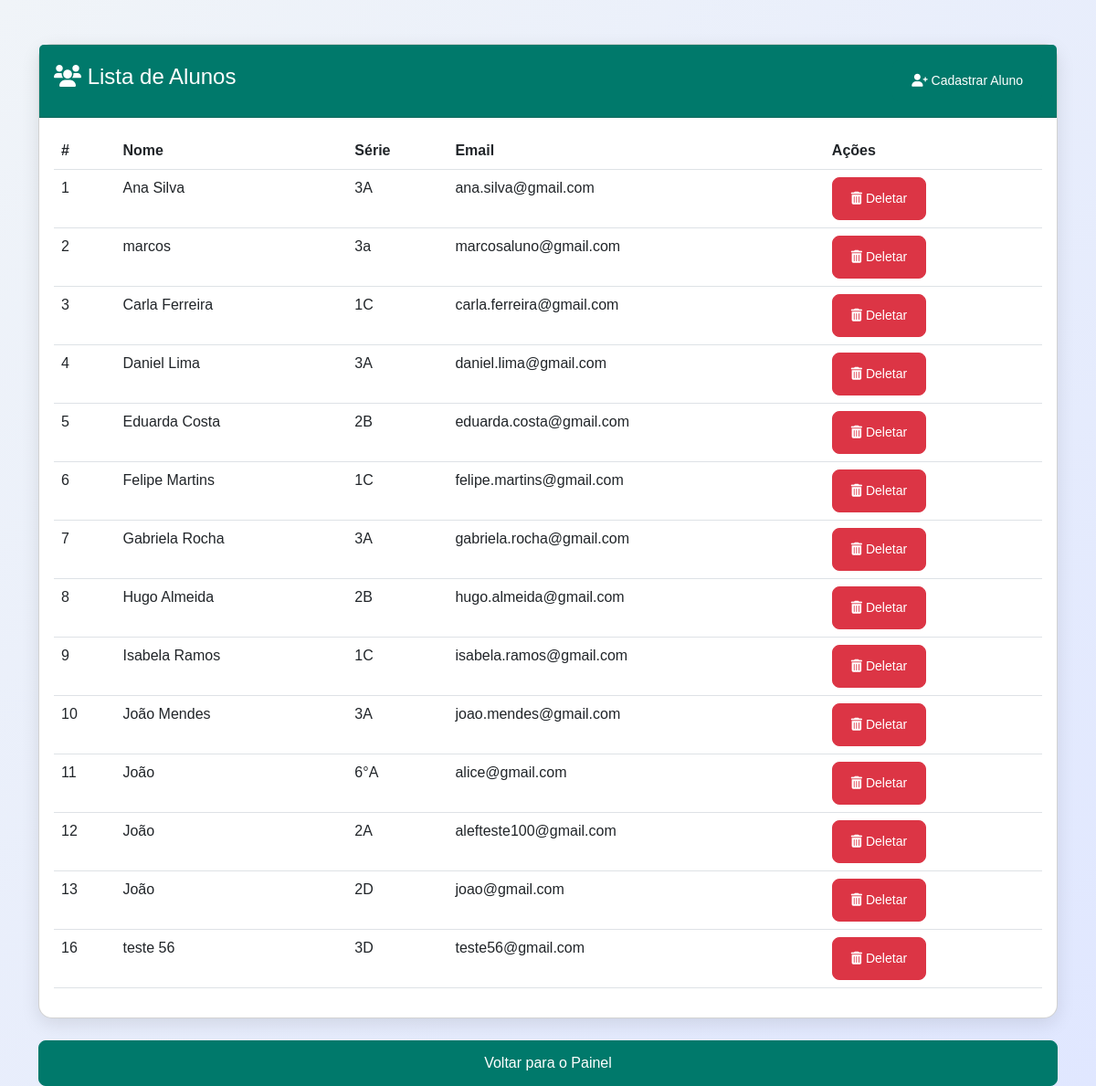
/frontend/lista_alunos.php (signed in), run on the app's committed database.
### tables this page shows
CREATE TABLE `alunos` (
  `id` int(11) NOT NULL,
  `nome` varchar(255) NOT NULL,
  `serie` varchar(50) NOT NULL,
  `email` varchar(255) NOT NULL,
  `senha` varchar(255) NOT NULL,
  `professor_id` int(11) DEFAULT NULL
);

### frontend/lista_alunos.php (the view, shortened to what this page needs)
<!DOCTYPE html>
<html lang="pt">
<head>
    <link href="https://cdn.jsdelivr.net/npm/bootstrap@5.3.0/dist/css/bootstrap.min.css" rel="stylesheet">
    <link href="https://cdnjs.cloudflare.com/ajax/libs/font-awesome/6.0.0-beta3/css/all.min.css" rel="stylesheet">
    <link rel="stylesheet" href="./assets/css/lista_alunos.css">
</head>
<body>
    <div class="container mt-5">
        <div class="card">
            <div class="card-header">
                <div class="d-flex justify-content-between align-items-center">
                    <h4><i class="fas fa-users"></i> Lista de Alunos</h4>
                    <a href="cadastro_aluno.php" class="btn btn-primary btn-sm">
                        <i class="fas fa-user-plus"></i> Cadastrar Aluno
                    </a>
                </div>
            </div>
            <div class="card-body">
                <?php
                require '../includes/conn.php';
                $sql = "SELECT id, nome, serie, email FROM alunos";
                $result = $conn->query($sql);
                if ($result->num_rows > 0) {
                    echo "<table class='table table-hover'>
                            <thead>
                                <tr>
                                    <th>#</th>
                                    <th>Nome</th>
                                    <th>Série</th>
                                    <th>Email</th>
                                    <th>Ações</th>
                                </tr>
                            </thead>
                            <tbody>";
                    while ($row = $result->fetch_assoc()) {
                        echo "<tr>
                                <td>" . $row['id'] . "</td>
                                <td>" . $row['nome'] . "</td>
                                <td>" . $row['serie'] . "</td>
                                <td>" . $row['email'] . "</td>
                                <td>
                                    <a href='?deletar=" . $row['id'] . "' class='btn btn-danger btn-sm'>
                                        <i class='fas fa-trash-alt'></i> Deletar
                                    </a>
                                </td>
                            </tr>";
                    }
                    echo "</tbody></table>";
                } else {
                    echo "<p>Nenhum aluno cadastrado.</p>";
                }
                ?>
            </div>
        </div>
        <br>
                <a href="dashboard.php" class="btn btn-primary w-100" id="voltaDashboardId">Voltar para o Painel</a>
                <br>
    </div>
</body>
</html>

### frontend/assets/css/lista_alunos.css (style rules this page uses)
body { background: linear-gradient(135deg, #f0f4f8, #e0e7ff); font-family: 'Arial', sans-serif; color: #212121; }
.container { margin-top: 40px; }
.card { border-radius: 15px; box-shadow: 0px 6px 20px rgba(0, 0, 0, 0.1); }
.card-header { background-color: #00796b; color: white; border-radius: 15px 15px 0 0; padding: 1rem; }
.btn-primary { background-color: #00796b; border-color: #00796b; padding: 12px 20px; border-radius: 8px; transition: all 0.3s ease; }
.btn-danger { background-color: #dc3545; border-color: #dc3545; padding: 12px 20px; border-radius: 8px; transition: all 0.3s ease; }

### data on the page
alunos: id "1", nome "Ana Silva", serie "3A", email "ana.silva@gmail.com"
alunos: id "2", nome "marcos", serie "3a", email "marcosaluno@gmail.com"
alunos: id "3", nome "Carla Ferreira", serie "1C", email "carla.ferreira@gmail.com"
alunos: id "4", nome "Daniel Lima", serie "3A", email "daniel.lima@gmail.com"
alunos: id "5", nome "Eduarda Costa", serie "2B", email "eduarda.costa@gmail.com"
alunos: id "6", nome "Felipe Martins", serie "1C", email "felipe.martins@gmail.com"
alunos: id "7", nome "Gabriela Rocha", serie "3A", email "gabriela.rocha@gmail.com"
alunos: id "8", nome "Hugo Almeida", serie "2B", email "hugo.almeida@gmail.com"
alunos: id "9", nome "Isabela Ramos", serie "1C", email "isabela.ramos@gmail.com"
alunos: id "10", nome "João Mendes", serie "3A", email "joao.mendes@gmail.com"
alunos: id "11", nome "João", serie "6°A", email "alice@gmail.com"
alunos: id "12", nome "João", serie "2A", email "alefteste100@gmail.com"
alunos: id "13", nome "João", serie "2D", email "joao@gmail.com"
alunos: id "16", nome "teste 56", serie "3D", email "teste56@gmail.com"
